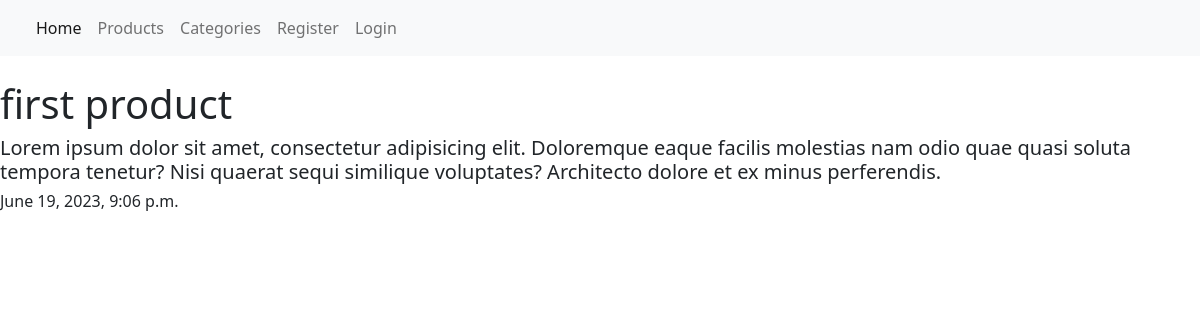
The page /products/1/ on the database its author committed.
### posts/models.py (models this page shows, shortened)
class Product(models.Model):
    title = models.CharField(max_length=255)
    image = models.ImageField()
    description = models.TextField()
    price = models.IntegerField()
    created_at = models.DateTimeField(auto_now=True)
    modified_date = models.DateTimeField(auto_now_add=True)
    categories = models.ManyToManyField(Categories)

### posts/views.py (the view)
# urls.py: path('products/<int:pk>/', ProductDetailCBV.as_view()),
class ProductDetailCBV(DetailView):
    model = Product
    template_name = 'products/detail.html'
    def get(self, request, *args, **kwargs):
        try:
            pk = self.kwargs['pk']
            products = self.model.objects.get(id=pk)
        except Product.DoesNotExist:
            return render(request, self.template_name)
        context_data = {
            'product': products
        }
        return render(request, self.template_name, context=context_data)

### templates/products/detail.html (shortened to what this page needs)
{% extends 'layouts/main.html' %}
{% block content %}
    <div class="product_block">
        <div class="image">
        </div>
        <h1>{{ product.title }}</h1>
        <h5>{{ product.description }}</h5>
        <div class="dates">
            <h6>{{ product.created_at }}</h6>
        </div>
    </div>
{% endblock %}

### templates/products/detail.html (style rules this page uses)
.dates { display: flex; justify-content: space-between; }

### rows shown on the page
Product: title "first product", description "Lorem ipsum dolor sit amet, consectetur adipisicing elit. Doloremque eaque facilis molestias nam odio quae quasi soluta tempora tenetur? Nisi quaerat sequi similique voluptates? Architecto dolore et ex minus perferendis.", created_at "June 19, 2023, 9:06 p.m."
